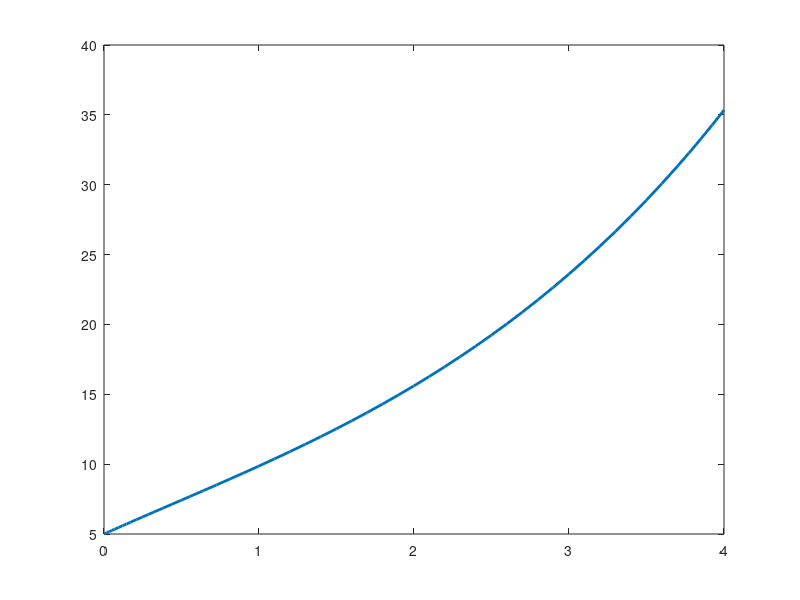

MATLAB code to generate this figure: (Note: this script raises an error after producing the figure.)
clear; clc; close all;

% Description: Solves the IVP problem using Runge-Kutta method and ode45

fun1 = @(t,y) 3*exp(-t) + 0.4*y;
fun2 = @(t,y) -1.95*y + 30;
funcs = {fun1, fun2};

y0 = [5 16];
t0 = 0; tN = 4;
h = [0.01 0.5];

for i = 1:2
    % ode45
    [t,y] = ode45(funcs{i},[t0 tN],y0(i));
    figure(i)
    plot(t,y,'linewidth',2,'DisplayName','ode45')
    
    fprintf(strcat('f=',func2str(funcs{i})));
    fprintf('\ny(1)  = %.4f\n',interp1(t,y,1));
    fprintf('y(1.5)= %.4f\n',interp1(t,y,1.5));
    fprintf('y(3)  = %.4f\n\n',interp1(t,y,3));

    % Runge-Kutta Method
    [t,y] = RK4(funcs{i},t0,tN,h(i),y0(i));
    hold on
    plot(t,y,'--','linewidth',2,'DisplayName','RK4')
    title(func2str(funcs{i}))
    legend('location','north')
end
